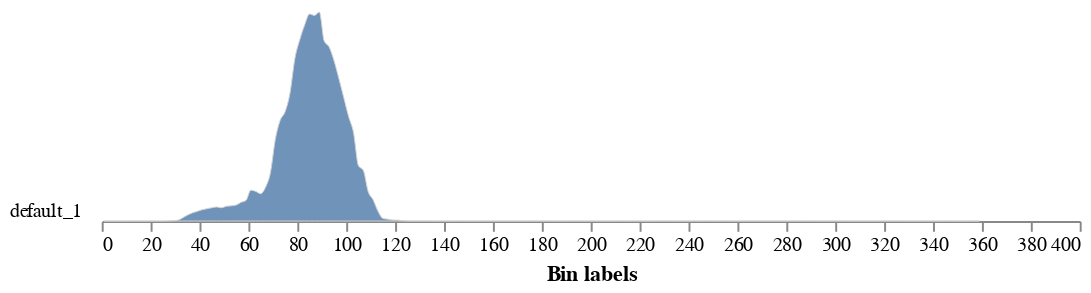

The code cell stored with this chart in its notebook:
### Code cell
# Determine color properties: Histograms, Color Slices and Pseudocolored Images, output color analyzed images (optional)

# Inputs:
#   rgb_img - RGB image data
#   mask - Binary mask of selected contours 
#   colorspaces - 'all' (default), 'rgb', 'lab', or 'hsv'
#                 This is the data to be printed to the SVG histogram file  
#   label - Optional label parameter, modifies the variable name of observations recorded. (default `label="default"`)

color_histogram = pcv.analyze.color(rgb_img=img_cc, labeled_mask=kept_mask, colorspaces='all', label="default")

### Figure 1 — Vega-Lite specification as saved in the notebook (floating-point values rounded to 4 significant figures; data arrays with more than 128 entries replaced by an {"elided": "..."} marker saying what was removed)
{"config": {"view": {"continuousWidth": 300, "continuousHeight": 300, "stroke": null}, "axis": {"grid": false}, "facet": {"columns": 1, "spacing": 0}, "title": {"anchor": "end"}}, "data": {"name": "data-5bfcea1236c57f5ecc25e89dac10cfe7"}, "facet": {"field": "sample", "header": {"labelAngle": 0, "labelAlign": "left", "labelOrient": "left"}, "title": null, "type": "nominal"}, "spec": {"mark": {"type": "area", "fillOpacity": 0.8, "interpolate": "monotone", "stroke": "lightgray", "strokeWidth": 0.5}, "encoding": {"x": {"field": "label", "title": "Bin labels", "type": "quantitative"}, "y": {"axis": null, "field": "value", "scale": {"range": [10, -100]}, "type": "quantitative"}}, "height": 10, "width": 500}, "bounds": "flush", "$schema": "https://vega.github.io/schema/vega-lite/v5.20.1.json", "datasets": {"data-5bfcea1236c57f5ecc25e89dac10cfe7": {"elided": "180 records"}}}
